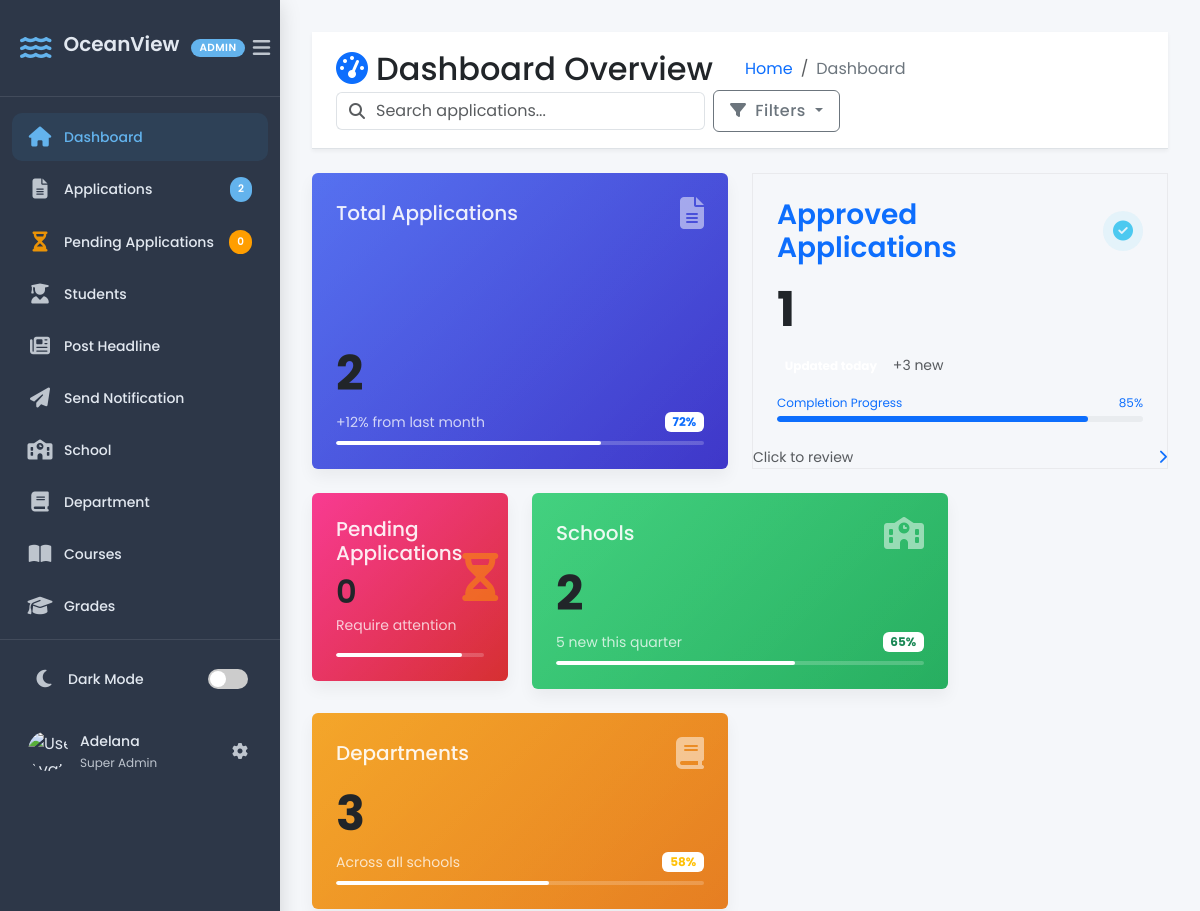
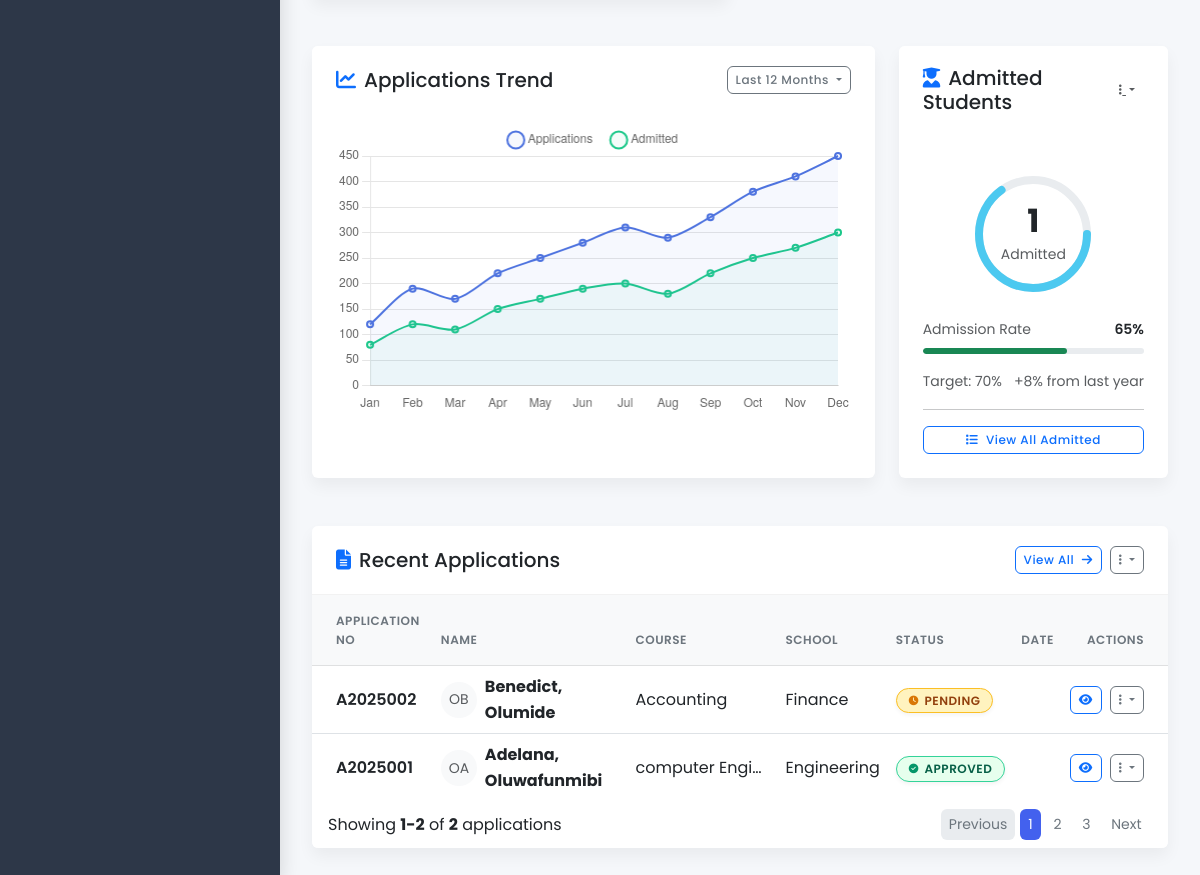
/crm/dashboard/ (signed in), run on an earlier commit of the app's database (2 pictures, top to bottom).
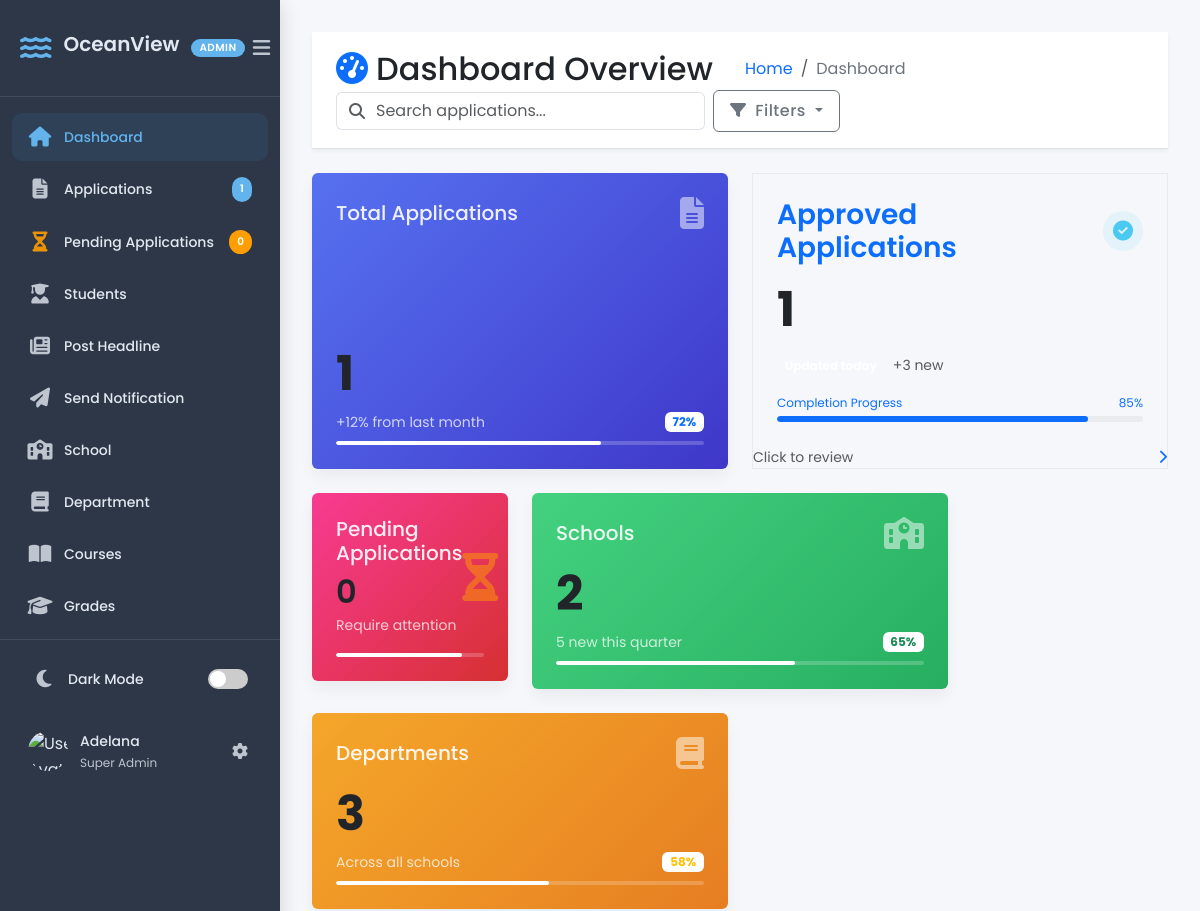
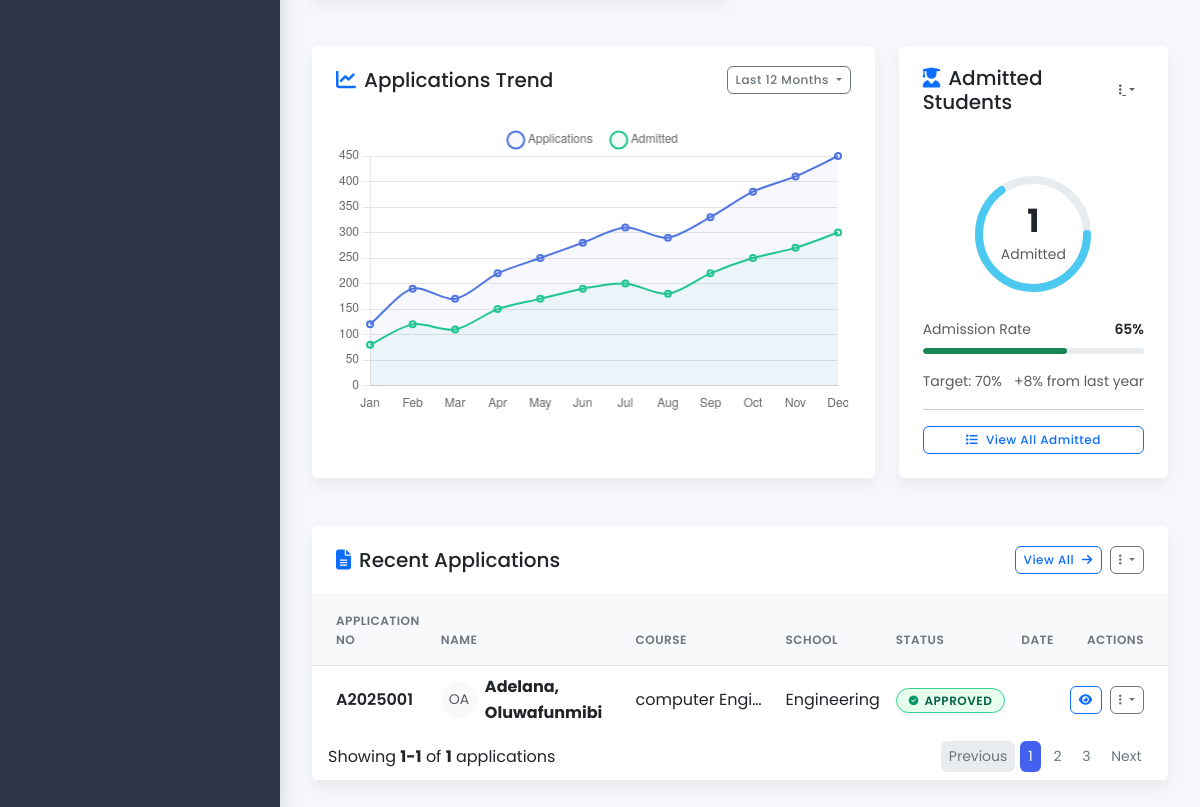
And on a later commit of the database (2 pictures, top to bottom).
### portal/models.py (models this page shows, shortened)
class Application(models.Model):
    STATUS_CHOICES = [
        ('pending', 'Pending'),
        ('approved', 'Approved'),
        ('declined', 'Declined'),
    ]
    surname = models.CharField(max_length=100)
    first_name = models.CharField(max_length=100)
    other_name = models.CharField(max_length=100, blank=True, null=True)
    email = models.EmailField(unique=True)
    phone_number = models.CharField(max_length=11)
    address = models.CharField(max_length=100)
    state_of_origin = models.ForeignKey(State, on_delete=models.CASCADE)
    local_government = models.ForeignKey(Lga, on_delete=models.CASCADE)
    date_of_birth = models.DateField()
    school = models.ForeignKey(School, on_delete=models.CASCADE)
    department = models.ForeignKey(Department, on_delete=models.CASCADE)
    application_number = models.CharField(max_length=10, unique=True, blank=True)
    profile_picture = models.ImageField(
        upload_to="profile_pics/",
        blank=True,
        null=True,
        default="default-profile.png")
    created_at = models.DateTimeField(default=now, editable=True)
    academic_session = models.ForeignKey(AcademicSession, on_delete=models.CASCADE, related_name="applications")
    is_approved = models.CharField(max_length=10, choices=STATUS_CHOICES, default='pending')
    year = models.ForeignKey(Year, default=1, on_delete=models.CASCADE)
    semester = models.ForeignKey(Semester, on_delete=models.CASCADE, default=get_default_semester)

class Department(models.Model):
    name = models.CharField(max_length=100)
    school = models.ForeignKey(School, on_delete=models.CASCADE, related_name="departments")

class School(models.Model):
    name = models.CharField(max_length=100, unique=True)

### crm/views.py (the view)
# urls.py: path("crm/dashboard/", crm_dashboard, name="dashboard"),
@login_required(login_url="crm_login")
def crm_dashboard(request):
    total_applications = Application.objects.count()
    total_schools = School.objects.count()
    total_departments = Department.objects.count()
    pending_applications = Application.objects.filter(is_approved='pending').count()
    admitted_students = Student.objects.count()
    approved_applications = Student.objects.count()
    total_pending_application = Application.objects.filter(is_approved='pending').count()
    applications = Application.objects.all()
    applications_by_month = (
        Application.objects.annotate(month=ExtractMonth("created_at"))
        .values("month")
        .annotate(count=Count("id"))
        .order_by("month")
    )
    students_by_month = (
        Student.objects.annotate(month=ExtractMonth("created_at"))
        .values("month")
        .annotate(count=Count("id"))
        .order_by("month")
    )
    months = []
    application_counts = []
    student_counts = []
    student_data = {item['month']: item['count'] for item in students_by_month}
    for app in applications_by_month:
        month_num = app['month']
        months.append(datetime.strptime(str(month_num), "%m").strftime("%b"))
        application_counts.append(app['count'])
        student_counts.append(student_data.get(month_num, 0))
    recent_applications = Application.objects.select_related('school', 'department') \
                                  .order_by("-created_at")[:5]
    context = {
        "total_applications": total_applications,
        "total_schools": total_schools,
        "total_departments": total_departments,
        "pending_applications": pending_applications,
        "admitted_students": admitted_students,
        "recent_applications": recent_applications,
        "months": json.dumps(months),
        "application_counts": json.dumps(application_counts),
        "student_counts": json.dumps(student_counts),
        "approved_applications":approved_applications,
        "total_pending_application": total_pending_application,
        "applications": applications,
    }
    return render(request, "crm/dashboard.html", context)

### crm/templates/crm/dashboard.html (shortened to what the changed rows need)
{% load static %}
<!DOCTYPE html>
<html lang="en" class="h-100">
<head>
    <link rel="stylesheet" href="https://cdn.jsdelivr.net/npm/bootstrap@5.3.0/dist/css/bootstrap.min.css">
    <link rel="stylesheet" href="https://cdnjs.cloudflare.com/ajax/libs/font-awesome/6.0.0/css/all.min.css">
    <link rel="stylesheet" href="{% static 'crm/css/dashboard.css' %}">
</head>
<body class="d-flex flex-column h-100">
    {% include 'crm/sidebar.html' %}
    <main class="main-content flex-shrink-0">
        <header class="d-flex flex-wrap justify-content-between align-items-center py-3 mb-4 border-bottom">
            <div class="d-flex align-items-center">
                <h1 class="h2 mb-0">
                    <i class="fas fa-tachometer-alt me-2 text-primary"></i>Dashboard Overview
                </h1>
            </div>
        </header>
        <section aria-labelledby="keyMetricsHeading" class="mb-5">
            <div class="row g-4">
                <div class="col-xxl-3 col-md-6">
                    <a href="{% url 'applicant_list' %}" class="text-decoration-none h-100">
                        <div class="card stats-card text-white bg-gradient-primary h-100">
                            <div class="card-body d-flex flex-column">
                                <div class="mt-auto">
                                    <h2 class="display-5 fw-bold mb-2">{{ total_applications }}</h2>
                                    <div class="d-flex justify-content-between align-items-center">
                                        <small class="opacity-75">+12% from last month</small>
                                        <span class="badge bg-white text-primary">72%</span>
                                    </div>
                                    <div class="progress mt-2" style="height: 4px;">
                                        <div class="progress-bar bg-white" style="width: 72%"></div>
                                    </div>
                                </div>
                            </div>
                        </div>
                    </a>
                </div>
                <div class="col-xxl-3 col-md-6">
                    <a href="{% url 'student_list' %}" class="text-decoration-none h-100 pending-card-link">
                        <div class="pending-applications-card h-100">
                            <div class="card-body">
                                <h2 class="counter-value display-5 fw-bold mb-3" data-target="{{ approved_applications }}">0</h2>
                            </div>
                        </div>
                    </a>
                </div>
<div class="col-xl-3 col-md-6">
    <a href="{% url 'pending_list' %}" class="text-decoration-none">
        <div class="card stats-card text-white bg-gradient-danger">
            <div class="card-body">
                <div class="d-flex justify-content-between align-items-center">
                    <div>
                        <h2 class="mb-0">{{ pending_applications }}</h2>
                    </div>
                </div>
            </div>
        </div>
    </a>
</div>
                <div class="col-xxl-3 col-md-6">
                    <a href="{% url 'school_list' %}" class="text-decoration-none h-100">
                        <div class="card stats-card text-white bg-gradient-success h-100">
                            <div class="card-body d-flex flex-column">
                                <div class="mt-auto">
                                    <h2 class="display-5 fw-bold mb-2">{{ total_schools }}</h2>
                                </div>
                            </div>
                        </div>
                    </a>
                </div>
                <div class="col-xxl-3 col-md-6">
                    <a href="{% url 'department_list' %}" class="text-decoration-none h-100">
                        <div class="card stats-card text-white bg-gradient-warning h-100">
                            <div class="card-body d-flex flex-column">
                                <div class="mt-auto">
                                    <h2 class="display-5 fw-bold mb-2">{{ total_departments }}</h2>
                                </div>
                            </div>
                        </div>
                    </a>
                </div>
            </div>
        </section>
        <section aria-labelledby="dataVisualizationHeading" class="mb-5">
            <div class="row g-4">
                <div class="col-xl-4">
                    <div class="card h-100">
                        <div class="card-body d-flex flex-column">
                            <div class="text-center my-3">
                                <div class="position-relative d-inline-block">
                                    <div class="position-absolute top-50 start-50 translate-middle text-center">
                                        <h2 class="mb-0 fw-bold">{{ admitted_students }}</h2>
                                    </div>
                                </div>
                            </div>
                        </div>
                    </div>
                </div>
            </div>
        </section>
        <section aria-labelledby="recentApplicationsHeading">
            <div class="card">
                <div class="card-body p-0">
                    <div class="table-responsive">
                        <table class="table table-hover align-middle mb-0" aria-describedby="recentApplicationsHeading">
                            <thead class="table-light">
                                <tr>
                                    <th scope="col" class="ps-4">Application No</th>
                                    <th scope="col">Name</th>
                                    <th scope="col">Course</th>
                                    <th scope="col">School</th>
                                    <th scope="col">Status</th>
                                    <th scope="col">Date</th>
                                    <th scope="col" class="pe-4 text-end">Actions</th>
                                </tr>
                            </thead>
                            <tbody>
                                {% for application in recent_applications %}
                                <tr>
                                    <td class="ps-4 fw-semibold">{{ application.application_number }}</td>
                                    <td>
                                        <div class="d-flex align-items-center">
                                            <div class="flex-shrink-0 me-2">
                                                <div class="avatar-sm bg-light rounded-circle d-flex align-items-center justify-content-center">
                                                    <span class="text-muted">{{ application.first_name|first|upper }}{{ application.surname|first|upper }}</span>
                                                </div>
                                            </div>
                                            <div class="flex-grow-1">
                                                <strong>{{ application.surname }}, {{ application.first_name }}</strong>
                                            </div>
                                        </div>
                                    </td>
                                    <td class="text-ellipsis" style="max-width: 150px;" title="{{ application.department.name }}">
                                        {{ application.department.name }}
                                    </td>
                                    <td class="text-ellipsis" style="max-width: 120px;" title="{{ application.school.name }}">
                                        {{ application.school.name }}
                                    </td>
                                    <td>
    {% if application.is_approved == 'approved' %}
        <span class="status-badge approved">
            <i class="fas fa-check-circle"></i> Approved
        </span>
    {% elif application.is_approved == 'declined' %}
        <span class="status-badge declined">
            <i class="fas fa-times-circle"></i> Declined
        </span>
    {% else %}
        <span class="status-badge pending">
            <i class="fas fa-clock"></i> Pending
        </span>
    {% endif %}
</td>
                                    <td>{{ application.submission_date|date:"M d, Y" }}</td>
                                    <td class="pe-4 text-end">
                                        <div class="d-flex justify-content-end gap-2">
                                            <a href="{% url 'view_applicant' application.id %}" class="btn btn-sm btn-outline-primary" aria-label="View {{ application.surname }}'s application" data-bs-toggle="tooltip" title="View">
                                                <i class="fas fa-eye"></i>
                                            </a>
                                            <div class="dropdown">
                                                <button class="btn btn-sm btn-outline-secondary dropdown-toggle" type="button" id="applicationActions{{ application.id }}" data-bs-toggle="dropdown" aria-expanded="false">
                                                    <i class="fas fa-ellipsis-v"></i>
                                                </button>
                                            </div>
                                        </div>
                                    </td>
                                </tr>
                                {% endfor %}
                            </tbody>
                        </table>
                    </div>
                </div>
                {% if recent_applications %}
                <div class="card-footer bg-white border-top-0">
                    <div class="d-flex flex-wrap justify-content-between align-items-center">
                        <div class="mb-2 mb-sm-0">
                            Showing <strong>1-{{ recent_applications|length }}</strong> of <strong>{{ total_applications }}</strong> applications
                        </div>
                        <div>
                            <nav aria-label="Applications pagination">
                                <ul class="pagination pagination-sm mb-0">
                                    <li class="page-item disabled">
                                        <a class="page-link" href="#" tabindex="-1" aria-disabled="true">Previous</a>
                                    </li>
                                    <li class="page-item active"><a class="page-link" href="#">1</a></li>
                                    <li class="page-item"><a class="page-link" href="#">2</a></li>
                                    <li class="page-item"><a class="page-link" href="#">3</a></li>
                                    <li class="page-item">
                                        <a class="page-link" href="#">Next</a>
                                    </li>
                                </ul>
                            </nav>
                        </div>
                    </div>
                </div>
                {% endif %}
            </div>
        </section>
    </main>
</body>
</html>

### crm/templates/crm/sidebar.html (shortened to what the changed rows need)
{% load static %}
<!DOCTYPE html>
<html lang="en">
<head>
    <link rel="stylesheet" href="https://cdnjs.cloudflare.com/ajax/libs/font-awesome/6.4.0/css/all.min.css">
    <link rel="stylesheet" href="{% static 'crm/css/sidebar.css' %}">
</head>
<body>
<div class="sidebar-container">
    <div class="sidebar">
        <ul class="sidebar-menu">
            {% if request.user.is_superuser or request.user.groups.all.0.name == 'Admission Officer' %}
            <li class="menu-item">
                <a href="{% url 'applicant_list' %}" class="menu-link">
                    <span class="menu-icon"><i class="fas fa-file-alt"></i></span>
                    <span class="menu-text">Applications</span>
                    <span class="menu-badge">{{ total_applications }}</span>
                </a>
            </li>
            <li class="menu-item">
                <a href="{% url 'pending_list' %}" class="menu-link">
                    <span class="menu-icon"><i class="fas fa-hourglass-half"></i></span>
                    <span class="menu-text">Pending Applications</span>
                    <span class="menu-badge badge-warning">{{ total_pending_application }}</span>
                </a>
            </li>
            {% endif %}
        </ul>
    </div>
</div>
</body>
</html>

What changed in the data, as far as the page shows it:
removed Application: application_number "A2025002", first_name|first "O", surname|first "B", surname "Benedict", first_name "Olumide", department.name "Accounting", school.name "Finance", is_approved "Pending" (drawn)
Also different on the page:
{{ total_applications }}: "2" → "1"
{{ recent_applications|length }}: "2" → "1"
